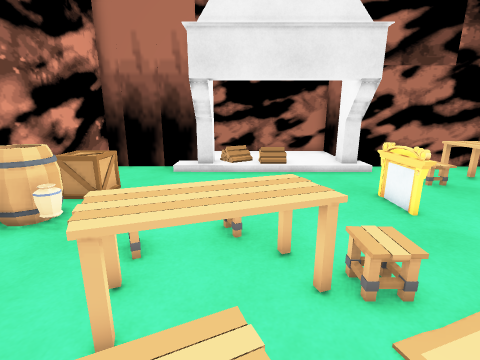
[1] (above)

15 first-person views from a walk through a scene from a Unity 3-D project. The camera is 1.4 m above the floor, tilts 14° down and sees 85° across. The floor is counted in squares, 0.5 m on a side. Each view is taken from the middle of a square. On the plan, view 1 faces up. The plan holds only what a view shows up to about 19 squares ahead; the rest is blank. The place goes on beyond the plan.

[2]
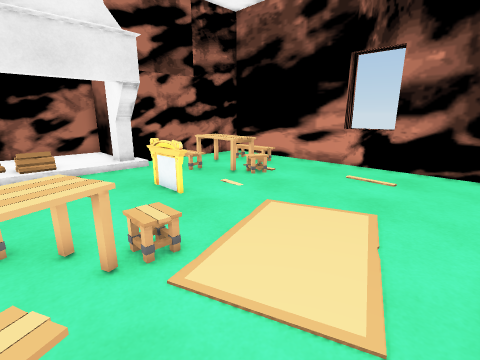

[3]
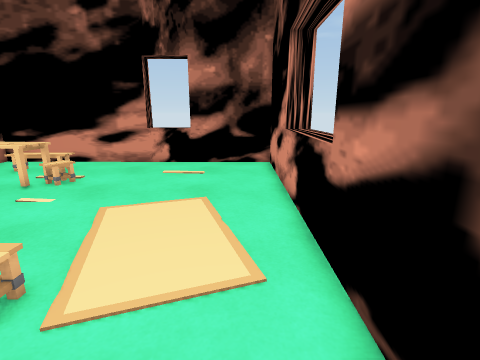

[4]
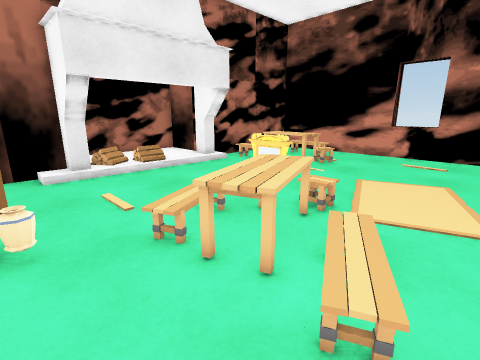

[5]
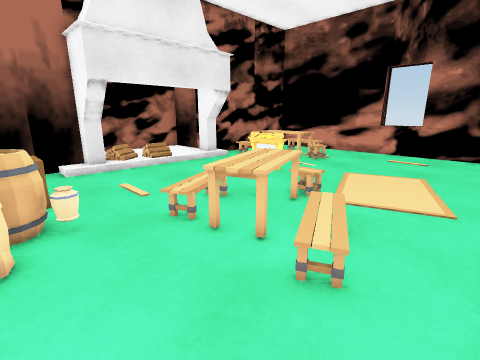

[6]
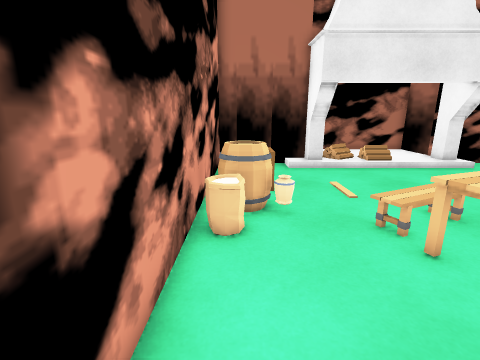

[7]
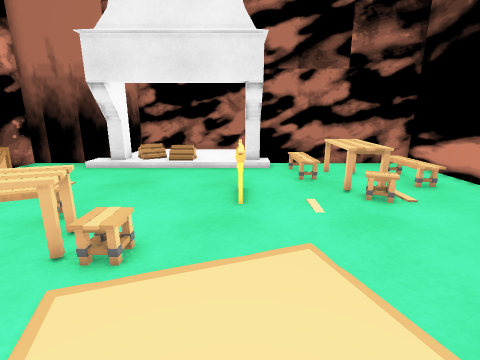

[8]
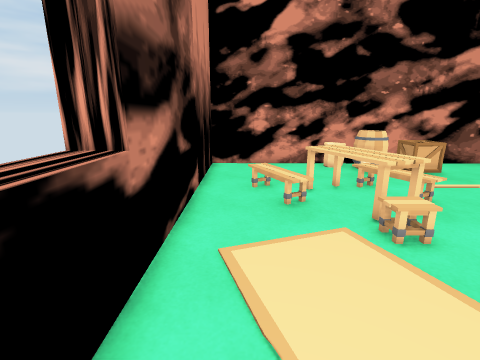

[9]
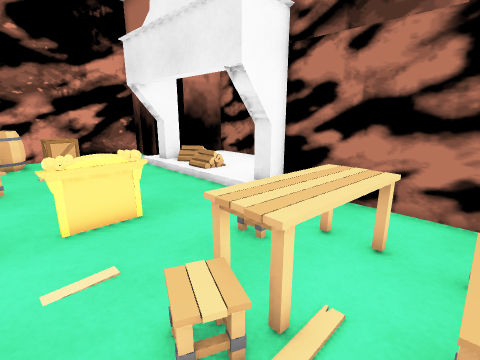

[10]
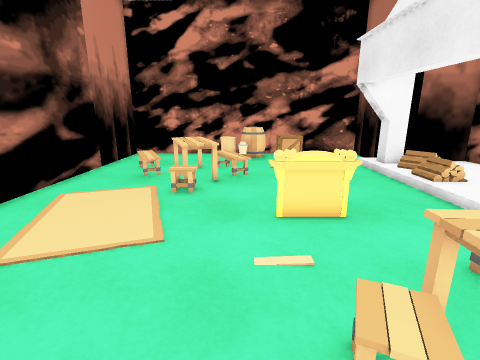

[11]
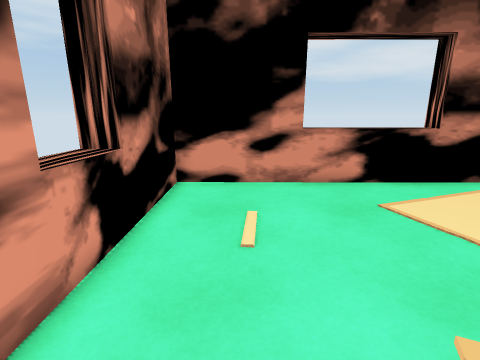

[12]
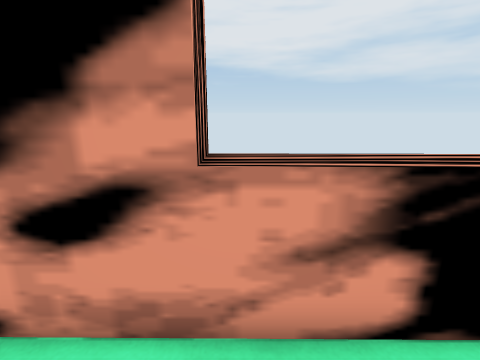

[13]
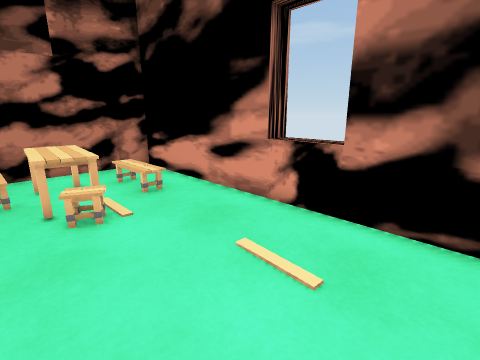

[14]
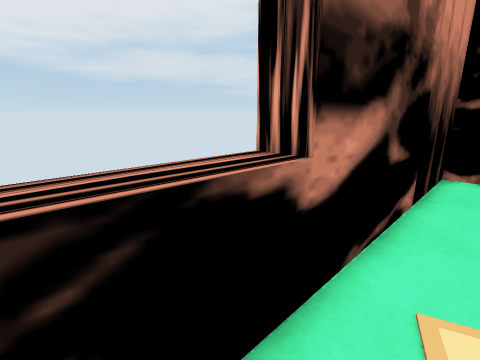

[15]
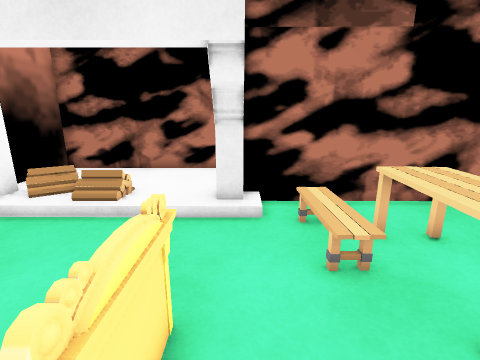

### Floor plan
Key: @ floor where view 1 was taken; # wall or solid block; . main floor; : floor 0.25 m higher than the main floor; / step, stairs or slope; ^ raised ledge; B box; A barrel; G bag; O other object.
Columns run from 7 left of view 1 to 16 right of it. Each row starts with its distance up from view 1.
 18      #########
 17      #:::::::#
 16      #  :::::#
 15      #: :::::#
 14 #######//O::###########
 13 #.../OO/////O#........#
 12 #..............OOOO//.#
 11 #..............OOOOO/.#
 10 #BB............OOOOO/.#
  9 #BB.........O...OO///.#
  8 #A..........O...OO....#
  7 #AA.........O.........#
  6 #GO...OO..............##
  5 #G.....OO.............^^
  4 #....OOOOO............^^
  3 #....OOOO.............##
  2 #......O..............#
  1 #....OO...............#
  0 #......@..............#
 -1 #.....................#
 -2 ############^^^^^######
 -3            #^^^^^#

Positions as (right, up) in squares from view 1, and headings:
1: (0, 0), facing up
2: (0, -1), facing up-right
3: (-1, 0), facing right
4: (-5, 0), facing up-right
5: (-6, -1), facing up-right
6: (-6, -1), facing up
7: (5, -1), facing up
8: (8, 0), facing left
9: (12, 6), facing up-left
10: (12, 6), facing left
11: (12, 9), facing down
12: (9, 1), facing down
13: (8, 0), facing up-right
14: (7, 0), facing down-left
15: (6, 6), facing up
